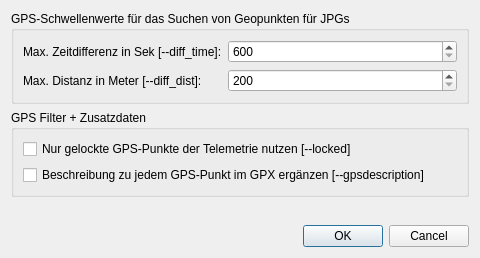
<?xml version="1.0" encoding="UTF-8"?>
<ui version="4.0">
 <class>GpxSettingsDialog</class>
 <widget class="QDialog" name="GpxSettingsDialog">
  <property name="geometry">
   <rect>
    <x>0</x>
    <y>0</y>
    <width>480</width>
    <height>258</height>
   </rect>
  </property>
  <property name="windowTitle">
   <string>GPX-Filter &amp; Optionen</string>
  </property>
  <layout class="QVBoxLayout" name="mainLayout">
   <item>
    <widget class="QGroupBox" name="grp_tolerances">
     <property name="title">
      <string>GPS-Schwellenwerte für das Suchen von Geopunkten für JPGs</string>
     </property>
     <layout class="QFormLayout" name="formLayoutTolerances">
      <item row="0" column="0">
       <widget class="QLabel" name="lbl_diff_time">
        <property name="text">
         <string>Max. Zeitdifferenz in Sek [--diff_time]:</string>
        </property>
       </widget>
      </item>
      <item row="0" column="1">
       <widget class="QSpinBox" name="spin_diff_time">
        <property name="minimum">
         <number>600</number>
        </property>
        <property name="maximum">
         <number>99999</number>
        </property>
       </widget>
      </item>
      <item row="1" column="0">
       <widget class="QLabel" name="lbl_diff_dist">
        <property name="text">
         <string>Max. Distanz in Meter [--diff_dist]:</string>
        </property>
       </widget>
      </item>
      <item row="1" column="1">
       <widget class="QSpinBox" name="spin_diff_dist">
        <property name="minimum">
         <number>200</number>
        </property>
        <property name="maximum">
         <number>99999</number>
        </property>
       </widget>
      </item>
     </layout>
    </widget>
   </item>
   <item>
    <widget class="QGroupBox" name="grp_gpx_metadata">
     <property name="title">
      <string>GPS Filter + Zusatzdaten</string>
     </property>
     <layout class="QVBoxLayout" name="vLayoutMetadata">
      <item>
       <widget class="QCheckBox" name="chkbx_locked">
        <property name="text">
         <string>Nur gelockte GPS-Punkte der Telemetrie nutzen [--locked]</string>
        </property>
       </widget>
      </item>
      <item>
       <widget class="QCheckBox" name="chkbx_gpsdescription">
        <property name="text">
         <string>Beschreibung zu jedem GPS-Punkt im GPX ergänzen [--gpsdescription]</string>
        </property>
       </widget>
      </item>
     </layout>
    </widget>
   </item>
   <item>
    <spacer name="verticalSpacer">
     <property name="orientation">
      <enum>Qt::Orientation::Vertical</enum>
     </property>
     <property name="sizeHint" stdset="0">
      <size>
       <width>20</width>
       <height>20</height>
      </size>
     </property>
    </spacer>
   </item>
   <item>
    <widget class="QDialogButtonBox" name="buttonBox">
     <property name="orientation">
      <enum>Qt::Orientation::Horizontal</enum>
     </property>
     <property name="standardButtons">
      <set>QDialogButtonBox::StandardButton::Cancel|QDialogButtonBox::StandardButton::Ok</set>
     </property>
    </widget>
   </item>
  </layout>
 </widget>
 <resources/>
 <connections>
  <connection>
   <sender>buttonBox</sender>
   <signal>accepted()</signal>
   <receiver>GpxSettingsDialog</receiver>
   <slot>accept()</slot>
   <hints>
    <hint type="sourcelabel">
     <x>20</x>
     <y>20</y>
    </hint>
    <hint type="destinationlabel">
     <x>20</x>
     <y>20</y>
    </hint>
   </hints>
  </connection>
  <connection>
   <sender>buttonBox</sender>
   <signal>rejected()</signal>
   <receiver>GpxSettingsDialog</receiver>
   <slot>reject()</slot>
   <hints>
    <hint type="sourcelabel">
     <x>20</x>
     <y>20</y>
    </hint>
    <hint type="destinationlabel">
     <x>20</x>
     <y>20</y>
    </hint>
   </hints>
  </connection>
 </connections>
</ui>
